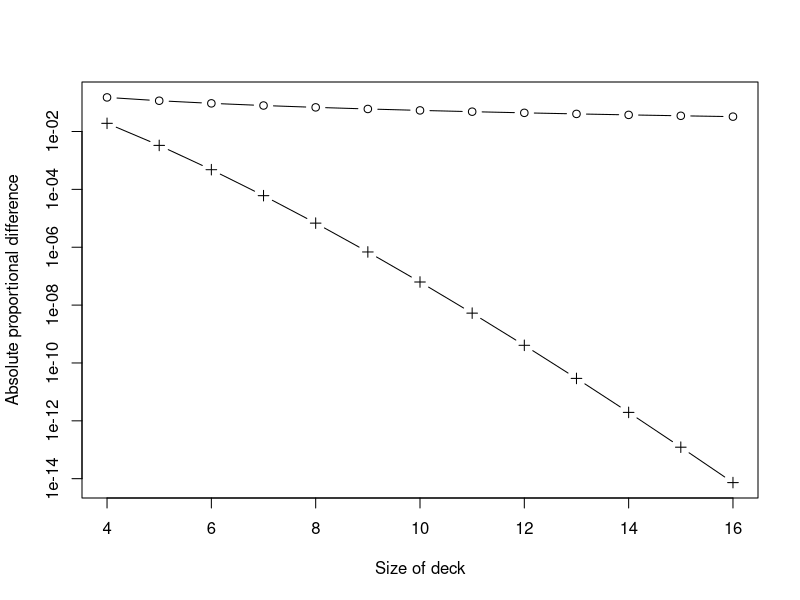

Reproduce this figure in R.

size <- 4:16

deck <- round(factorial(size)/exp(1))/factorial(size)
guess <- ((size-1)/size)^(size)

diff <- function(v){
	return(abs(log(exp(1)*v)))
}

ddiff <- diff(deck)
gdiff <- diff(guess)

plot(size, gdiff, type="b",
	, xlab = "Size of deck"
	, ylab = "Absolute proportional difference"
	, ylim = c(min(ddiff), max(gdiff))
	, log = "y"
)

lines(size, ddiff, type="b", pch=3)

print(ddiff)

cards <- 8
reps <- 1e1

dw <- gw <- 0

for (n in 1:reps){
	deck <- sample(1:cards, cards, replace=FALSE)
	guess <- sample(1:cards, cards, replace=TRUE)
	if (sum(deck==1:cards)>0) dw <- dw+1
	if (sum(guess==1:cards)>0) gw <- gw+1
}

print(c(dw=dw, gw=gw, iw=reps*(1-exp(-1))))
